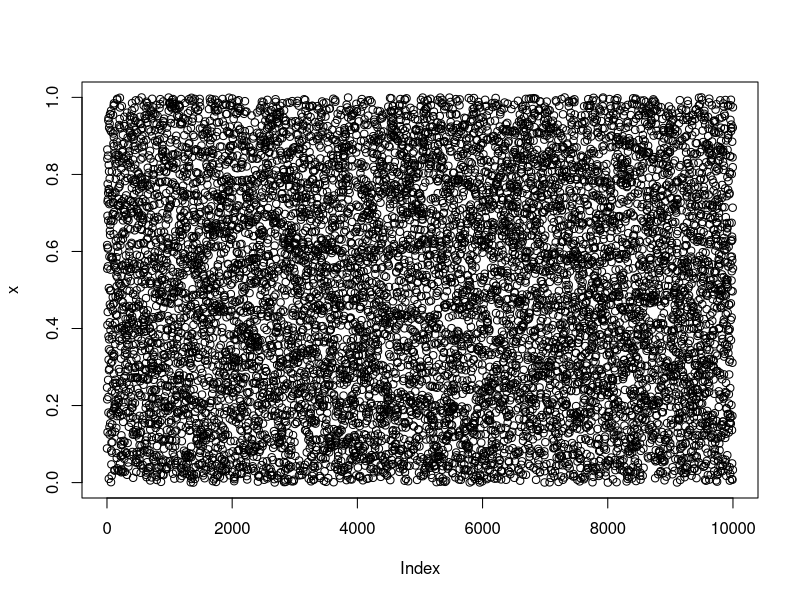
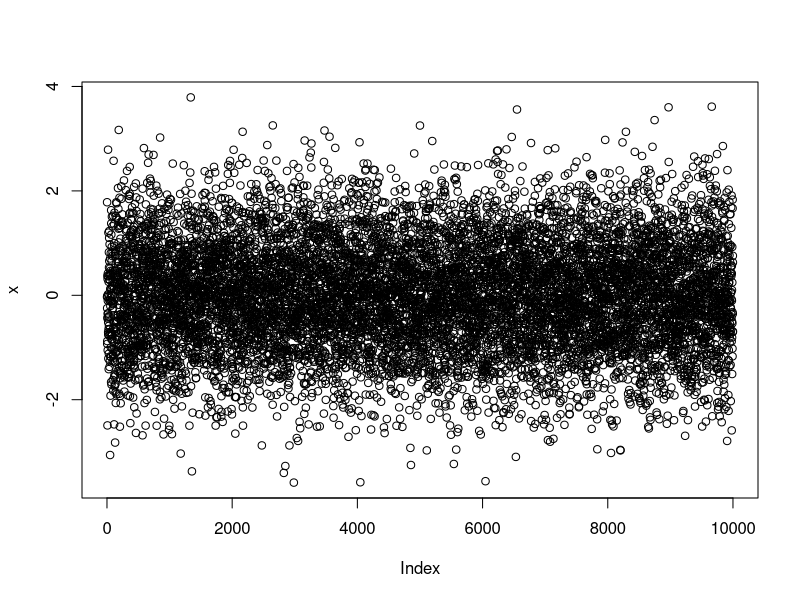

Here is the R script that generated these plots, in order:
## ---- chunk 1
# 產生從0到1的均等分配中隨機抽樣
n <- 10000
x <- runif(n,min=0,max=1)
# x[1:10]
plot(x)
summary(x)
## ---- chunk 2
# 產生從0到1的均等分配中隨機抽樣
n <- 10000
x <- rnorm(n)
x[1:10]
plot(x)
summary(x)
## ---- chunk 3
# 輸出資料
write.table(x, file = "D:\\CAT_inGit\\CAT_basic\\data\\Normal_Population.txt",sep = "\t", quote = FALSE, na = "NA")

# write.table(x, file = "D:\\CAT_inGit\\CAT_basic\\data\\Normal_Population.txt",sep = "\t", quote = FALSE, na = "NA", append = T,col.names = F)

# sep 是放記錄值之間的間隔符號,這裡的例子是空白鍵當作變數的區別符號," "。
# na是指遺失值的記錄方式是什麼? 這裡是用 NA 作為遺失值
# append表示現在要匯出的資料集，要直接加在原有的資料後面還是直接覆蓋資料? T是加在後面, F是覆蓋
# col.names表示是否匯出變數名稱? T是匯出, F是不匯出
## ---- chunk 4

## ---- chunk 5

## ---- chunk 6

## ---- chunk 7

## ---- chunk 8

## ---- chunk 9

## ---- chunk 10

